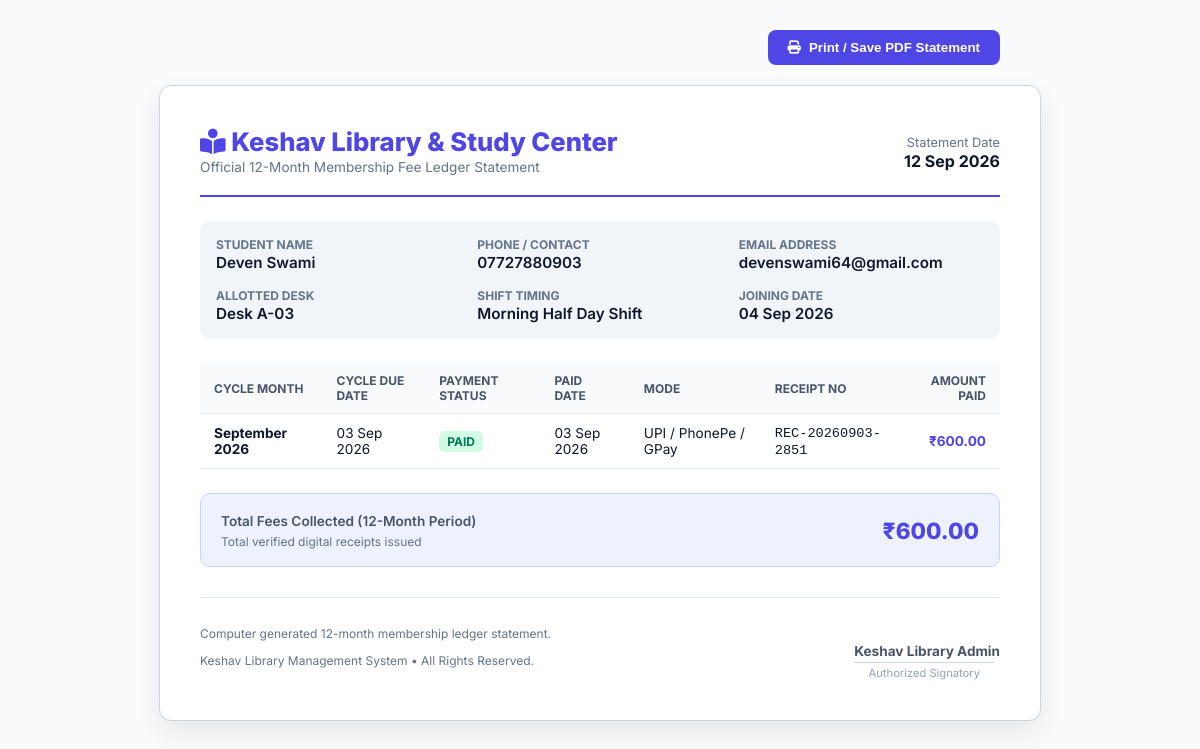
The app's page /receipt_statement.php (signed in) with its own data.
### tables this page shows
CREATE TABLE fee_payments (
        id INTEGER PRIMARY KEY AUTOINCREMENT,
        allocation_id INTEGER NOT NULL,
        user_id INTEGER NOT NULL,
        month_year TEXT NOT NULL, -- e.g., '2026-09'
        amount REAL NOT NULL,
        due_date DATE NOT NULL,
        paid_date DATE,
        payment_status TEXT NOT NULL DEFAULT 'pending', -- 'paid', 'pending', 'overdue'
        payment_mode TEXT, -- 'Cash', 'UPI', 'NetBanking', 'Card'
        receipt_no TEXT UNIQUE,
        remarks TEXT,
        created_at DATETIME DEFAULT CURRENT_TIMESTAMP,
        FOREIGN KEY (allocation_id) REFERENCES allocations(id) ON DELETE CASCADE,
        FOREIGN KEY (user_id) REFERENCES users(id) ON DELETE CASCADE
    );

### config/auth.php (called while the page is built, shortened)
<?php
function format_date($date_str) {
    return date('d M Y', strtotime($date_str));
}
?>

### receipt_statement.php (the view, shortened to what this page needs)
<?php
require_once __DIR__ . '/config/auth.php';
$student_id = (int)($_GET['user_id'] ?? 0);
if (isset($_SESSION['user_id'])) {
    $curr_user = current_user();
    if (!$student_id && $curr_user['role'] === 'student') {
        $student_id = $curr_user['id'];
    }
}
$stmt_stu = $pdo->prepare("
    SELECT u.*, a.id as allocation_id, a.start_date, s.seat_number, s.row_label, sh.name as shift_name, sh.fee_amount
    FROM users u
    LEFT JOIN allocations a ON u.id = a.user_id AND a.status = 'active'
    LEFT JOIN seats s ON a.seat_id = s.id
    LEFT JOIN shifts sh ON a.shift_id = sh.id
    WHERE u.id = ?
");
$stmt_stu->execute([$student_id]);
$student = $stmt_stu->fetch();
$stmt_pay = $pdo->prepare("
    SELECT fp.*
    FROM fee_payments fp
    WHERE fp.user_id = ?
    ORDER BY fp.due_date DESC, fp.id DESC
    LIMIT 12
");
$stmt_pay->execute([$student_id]);
$payments = $stmt_pay->fetchAll();
$total_paid = 0;
foreach ($payments as $p) {
    if ($p['payment_status'] === 'paid') {
        $total_paid += (float)$p['amount'];
    }
}
?>
<!DOCTYPE html>
<html lang="en">
<head>
    <link rel="stylesheet" href="https://cdnjs.cloudflare.com/ajax/libs/font-awesome/6.4.0/css/all.min.css">
</head>
<body>
    <div style="max-width: 800px; margin: 0 auto 20px auto; text-align: right;" class="no-print">
        <button onclick="window.print()" class="btn-print"><i class="fas fa-print"></i> Print / Save PDF Statement</button>
    </div>
    <div class="statement-card">
        <div class="header-brand">
            <div>
                <div class="title"><i class="fas fa-book-reader"></i> Keshav Library & Study Center</div>
                <div class="subtitle">Official 12-Month Membership Fee Ledger Statement</div>
            </div>
            <div style="text-align: right;">
                <span style="font-size: 0.8rem; color: #64748b;">Statement Date</span><br>
                <strong><?php echo date('d M Y'); ?></strong>
            </div>
        </div>
        <div class="info-grid">
            <div class="info-box">
                <label>Student Name</label>
                <span><?php echo htmlspecialchars($student['name']); ?></span>
            </div>
            <div class="info-box">
                <label>Phone / Contact</label>
                <span><?php echo htmlspecialchars($student['phone']); ?></span>
            </div>
            <div class="info-box">
                <label>Email Address</label>
                <span><?php echo htmlspecialchars($student['email']); ?></span>
            </div>
            <div class="info-box">
                <label>Allotted Desk</label>
                <span><?php echo $student['seat_number'] ? 'Desk ' . htmlspecialchars($student['seat_number']) : 'Not Allotted'; ?></span>
            </div>
            <div class="info-box">
                <label>Shift Timing</label>
                <span><?php echo htmlspecialchars($student['shift_name'] ?? 'N/A'); ?></span>
            </div>
            <div class="info-box">
                <label>Joining Date</label>
                <span><?php echo format_date($student['start_date']); ?></span>
            </div>
        </div>
        <table class="custom-table">
            <thead>
                <tr>
                    <th>Cycle Month</th>
                    <th>Cycle Due Date</th>
                    <th>Payment Status</th>
                    <th>Paid Date</th>
                    <th>Mode</th>
                    <th>Receipt No</th>
                    <th style="text-align: right;">Amount Paid</th>
                </tr>
            </thead>
            <tbody>
                <?php if (empty($payments)): ?>
                    <tr><td colspan="7" style="text-align: center; color: #64748b;">No payment records found.</td></tr>
                <?php else: ?>
                    <?php foreach ($payments as $p): ?>
                        <?php
                            $isPaid = $p['payment_status'] === 'paid';
                        ?>
                        <tr>
                            <td>
                                <strong><?php echo date('F Y', strtotime($p['month_year'] . '-01')); ?></strong>
                            </td>
                            <td><?php echo format_date($p['due_date']); ?></td>
                            <td>
                                <?php if ($isPaid): ?>
                                    <span class="badge badge-success">PAID</span>
                                <?php elseif ($p['payment_status'] === 'overdue'): ?>
                                    <span class="badge badge-danger">OVERDUE</span>
                                <?php else: ?>
                                    <span class="badge badge-warning">PENDING</span>
                                <?php endif; ?>
                            </td>
                            <td><?php echo $p['paid_date'] ? format_date($p['paid_date']) : '<span style="color:#94a3b8;">--</span>'; ?></td>
                            <td><?php echo htmlspecialchars($p['payment_mode'] ?? 'N/A'); ?></td>
                            <td><code><?php echo htmlspecialchars($p['receipt_no'] ?? 'N/A'); ?></code></td>
                            <td style="text-align: right; font-weight: 700; color: #4f46e5;">
                                ₹<?php echo number_format($p['amount'], 2); ?>
                            </td>
                        </tr>
                    <?php endforeach; ?>
                <?php endif; ?>
            </tbody>
        </table>
        <div class="summary-box">
            <div>
                <span style="font-size: 0.85rem; color: #475569; font-weight: 600;">Total Fees Collected (12-Month Period)</span><br>
                <span style="font-size: 0.75rem; color: #64748b;">Total verified digital receipts issued</span>
            </div>
            <div class="amount">
                ₹<?php echo number_format($total_paid, 2); ?>
            </div>
        </div>
        <div style="display: flex; justify-content: space-between; align-items: flex-end; margin-top: 30px; border-top: 1px solid #e2e8f0; padding-top: 16px;">
            <div style="font-size: 0.75rem; color: #64748b;">
                <p>Computer generated 12-month membership ledger statement.</p>
                <p style="margin-top: 2px;">Keshav Library Management System &bull; All Rights Reserved.</p>
            </div>
            <div style="text-align: center;">
                <div style="font-size: 0.85rem; font-weight: 700; color: #475569;">Keshav Library Admin</div>
                <div style="font-size: 0.7rem; color: #94a3b8; border-top: 1px solid #cbd5e1; padding-top: 3px; margin-top: 3px; width: 140px;">Authorized Signatory</div>
            </div>
        </div>
    </div>
</body>
</html>

### receipt_statement.php (style rules this page uses)
body { font-family: 'Inter', sans-serif; background: #f8fafc; color: #0f172a; padding: 30px 15px; margin: 0; }
.statement-card { max-width: 800px; margin: 0 auto; background: #ffffff; border-radius: 12px; padding: 40px; box-shadow: 0 10px 25px rgba(0,0,0,0.08); border: 1px solid #cbd5e1; }
.header-brand { display: flex; justify-content: space-between; align-items: center; border-bottom: 2px solid #4f46e5; padding-bottom: 20px; margin-bottom: 24px; }
.title { font-size: 1.6rem; font-weight: 800; color: #4f46e5; }
.subtitle { font-size: 0.85rem; color: #64748b; margin-top: 2px; }
.info-grid { display: grid; grid-template-columns: repeat(3, 1fr); gap: 16px; background: #f1f5f9; padding: 16px; border-radius: 10px; margin-bottom: 24px; }
.info-box label { font-size: 0.75rem; color: #64748b; text-transform: uppercase; font-weight: 700; display: block; }
.info-box span { font-size: 0.95rem; font-weight: 600; color: #0f172a; }
.custom-table { width: 100%; border-collapse: collapse; margin-bottom: 24px; }
.custom-table th, .custom-table td { padding: 10px 14px; border-bottom: 1px solid #e2e8f0; text-align: left; font-size: 0.85rem; }
.custom-table th { background: #f8fafc; color: #475569; font-weight: 700; text-transform: uppercase; font-size: 0.75rem; }
.badge { display: inline-block; padding: 3px 8px; border-radius: 6px; font-size: 0.75rem; font-weight: 700; }
.badge-success { background: #d1fae5; color: #047857; }
.summary-box { display: flex; justify-content: space-between; align-items: center; background: #eef2ff; border: 1px solid #c7d2fe; padding: 16px 20px; border-radius: 10px; margin-bottom: 30px; }
.summary-box .amount { font-size: 1.4rem; font-weight: 800; color: #4f46e5; }
.btn-print { background: #4f46e5; color: #fff; padding: 10px 20px; border: none; border-radius: 8px; font-weight: 600; cursor: pointer; text-decoration: none; display: inline-flex; align-items: center; gap: 8px; }

### records on screen
fee_payments: month_year "September 2026", due_date "03 Sep 2026", payment_status "PAID", paid_date "03 Sep 2026", payment_mode "UPI / PhonePe / GPay", receipt_no "REC-20260903-2851", amount "600.00"

### other values on screen
$student['name'] "Deven Swami"
$student['phone'] "07727880903"
$student['email'] "devenswami64@gmail.com"
$student['seat_number'] "A-03"
$student['shift_name'] "Morning Half Day Shift"
format_date($student['start_date']) "04 Sep 2026"
$total_paid "600.00"
